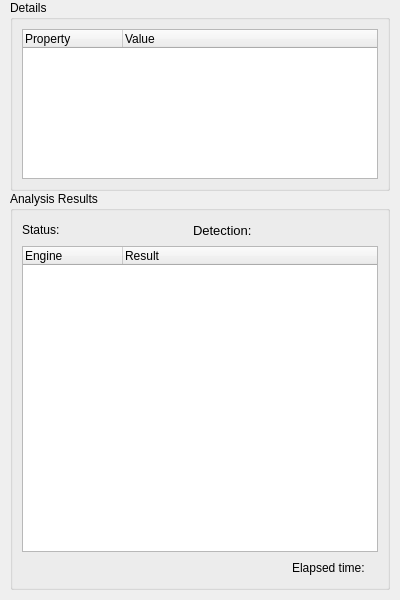
<?xml version="1.0" encoding="UTF-8"?>
<ui version="4.0">
 <class>ScanResult</class>
 <widget class="QWidget" name="ScanResult">
  <property name="geometry">
   <rect>
    <x>0</x>
    <y>0</y>
    <width>400</width>
    <height>600</height>
   </rect>
  </property>
  <property name="sizePolicy">
   <sizepolicy hsizetype="Preferred" vsizetype="Expanding">
    <horstretch>0</horstretch>
    <verstretch>1</verstretch>
   </sizepolicy>
  </property>
  <property name="maximumSize">
   <size>
    <width>400</width>
    <height>16777215</height>
   </size>
  </property>
  <property name="windowTitle">
   <string>Form</string>
  </property>
  <layout class="QVBoxLayout" name="verticalLayout_2" stretch="1">
   <property name="spacing">
    <number>0</number>
   </property>
   <property name="leftMargin">
    <number>0</number>
   </property>
   <property name="topMargin">
    <number>0</number>
   </property>
   <property name="rightMargin">
    <number>0</number>
   </property>
   <property name="bottomMargin">
    <number>0</number>
   </property>
   <item>
    <layout class="QVBoxLayout" name="verticalLayout" stretch="0,1">
     <property name="leftMargin">
      <number>10</number>
     </property>
     <property name="topMargin">
      <number>0</number>
     </property>
     <property name="rightMargin">
      <number>10</number>
     </property>
     <property name="bottomMargin">
      <number>10</number>
     </property>
     <item>
      <widget class="QGroupBox" name="groupBox_details">
       <property name="title">
        <string>Details</string>
       </property>
       <layout class="QVBoxLayout" name="verticalLayout_21">
        <item>
         <widget class="QTreeWidget" name="tbl_details">
          <property name="maximumSize">
           <size>
            <width>16777215</width>
            <height>150</height>
           </size>
          </property>
          <property name="alternatingRowColors">
           <bool>true</bool>
          </property>
          <column>
           <property name="text">
            <string>Property</string>
           </property>
          </column>
          <column>
           <property name="text">
            <string>Value</string>
           </property>
          </column>
         </widget>
        </item>
       </layout>
      </widget>
     </item>
     <item>
      <widget class="QGroupBox" name="groupBox_scanResult">
       <property name="sizePolicy">
        <sizepolicy hsizetype="Preferred" vsizetype="Preferred">
         <horstretch>0</horstretch>
         <verstretch>0</verstretch>
        </sizepolicy>
       </property>
       <property name="title">
        <string>Analysis Results</string>
       </property>
       <layout class="QVBoxLayout" name="verticalLayout_22">
        <item>
         <layout class="QHBoxLayout" name="horizontalLayout_7">
          <item>
           <widget class="QLabel" name="label_5">
            <property name="text">
             <string>Status:</string>
            </property>
           </widget>
          </item>
          <item>
           <widget class="QLabel" name="label_status">
            <property name="text">
             <string/>
            </property>
           </widget>
          </item>
          <item>
           <spacer name="horizontalSpacer_3">
            <property name="orientation">
             <enum>Qt::Orientation::Horizontal</enum>
            </property>
            <property name="sizeHint" stdset="0">
             <size>
              <width>40</width>
              <height>20</height>
             </size>
            </property>
           </spacer>
          </item>
          <item>
           <widget class="QLabel" name="label_4">
            <property name="font">
             <font>
              <family>Segoe UI</family>
              <pointsize>10</pointsize>
              <italic>false</italic>
              <bold>false</bold>
             </font>
            </property>
            <property name="text">
             <string>Detection:</string>
            </property>
           </widget>
          </item>
          <item>
           <widget class="QLabel" name="label_detection">
            <property name="text">
             <string/>
            </property>
           </widget>
          </item>
          <item>
           <spacer name="horizontalSpacer_2">
            <property name="orientation">
             <enum>Qt::Orientation::Horizontal</enum>
            </property>
            <property name="sizeHint" stdset="0">
             <size>
              <width>40</width>
              <height>20</height>
             </size>
            </property>
           </spacer>
          </item>
         </layout>
        </item>
        <item>
         <widget class="QTreeWidget" name="tbl_analysisResults">
          <property name="alternatingRowColors">
           <bool>true</bool>
          </property>
          <column>
           <property name="text">
            <string>Engine</string>
           </property>
          </column>
          <column>
           <property name="text">
            <string>Result</string>
           </property>
          </column>
         </widget>
        </item>
        <item>
         <layout class="QHBoxLayout" name="horizontalLayout_8">
          <item>
           <spacer name="horizontalSpacer_4">
            <property name="orientation">
             <enum>Qt::Orientation::Horizontal</enum>
            </property>
            <property name="sizeHint" stdset="0">
             <size>
              <width>40</width>
              <height>20</height>
             </size>
            </property>
           </spacer>
          </item>
          <item>
           <widget class="QLabel" name="label">
            <property name="text">
             <string>Elapsed time:</string>
            </property>
           </widget>
          </item>
          <item>
           <widget class="QLabel" name="label_elapsedTime">
            <property name="text">
             <string/>
            </property>
           </widget>
          </item>
         </layout>
        </item>
       </layout>
      </widget>
     </item>
    </layout>
   </item>
  </layout>
 </widget>
 <resources>
  <include location="resources.qrc"/>
 </resources>
 <connections/>
</ui>
